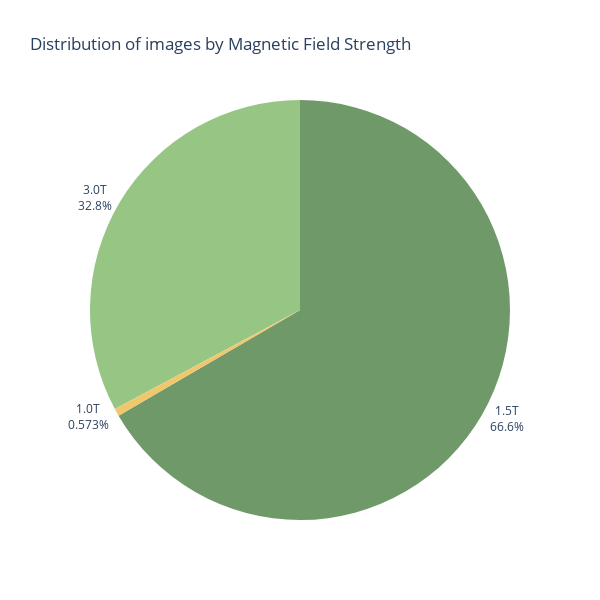

Here is the notebook cell this chart was saved with:
### Code cell
manufacturer_counts = t2w_df["MagneticFieldStrength"].value_counts(normalize=True, dropna=True).to_dict()
manufacturer_counts = {f"{key}T": manufacturer_counts[key] for key in sorted(manufacturer_counts)}
label, count = list(manufacturer_counts.keys()), list(manufacturer_counts.values())
plot_pie_simple(label, count, 
                title="Distribution of images by Magnetic Field Strength", 
                size=(600, 600),
                out_filename="images_by_fieldstrength_t2w")

### Figure 1 — Plotly figure (JSON) as saved in the notebook; plotly's stock layout.template omitted (floating-point values rounded to 4 significant figures)
{"data": [{"labels": ["1.0T", "1.5T", "3.0T"], "marker": {"colors": ["#efc86e", "#6f9969", "#97c684", "#aab5d5", "#808fe1", "#5c66a8", "#454a74"]}, "textinfo": "label+percent", "textposition": "outside", "type": "pie", "values": [0.005725, 0.6661, 0.3282]}], "layout": {"height": 600, "paper_bgcolor": "rgba(0,0,0,0)", "plot_bgcolor": "rgba(0,0,0,0)", "showlegend": false, "title": {"text": "Distribution of images by Magnetic Field Strength"}, "width": 600}}
